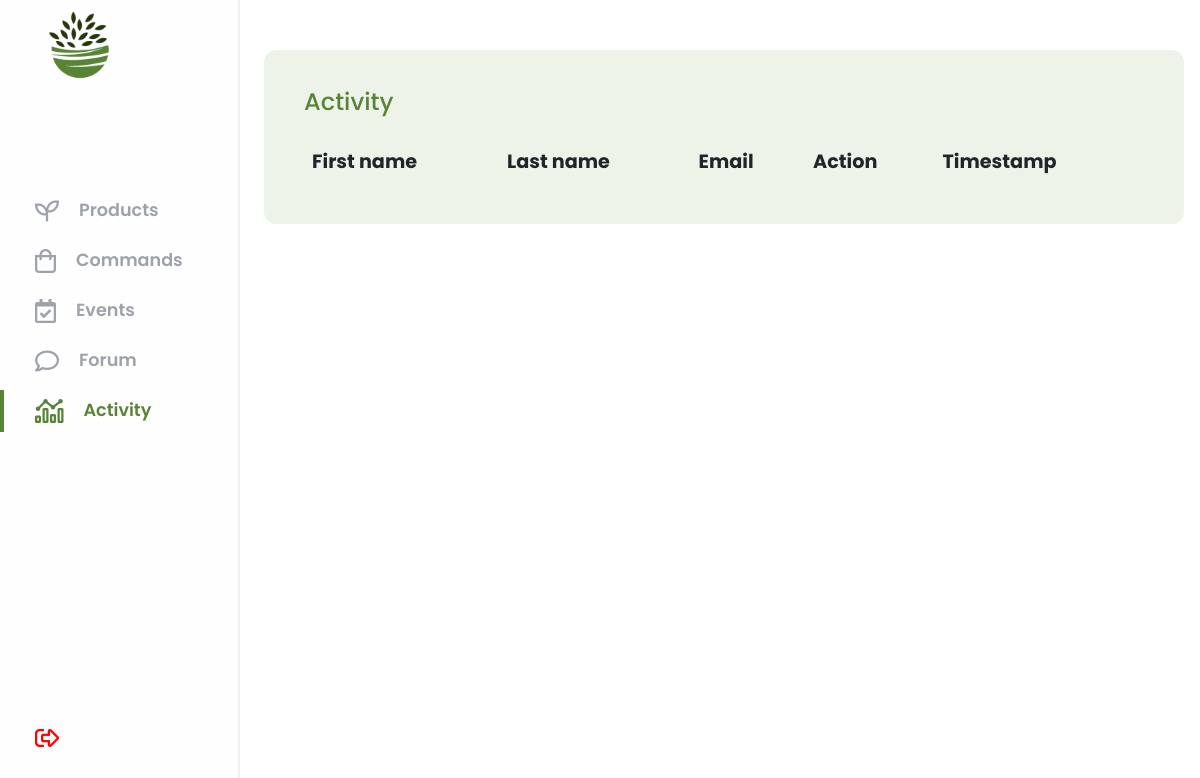
The page /admin-dashboard/dashboard.php?page=activity-panel (signed in) on the database as committed earlier.
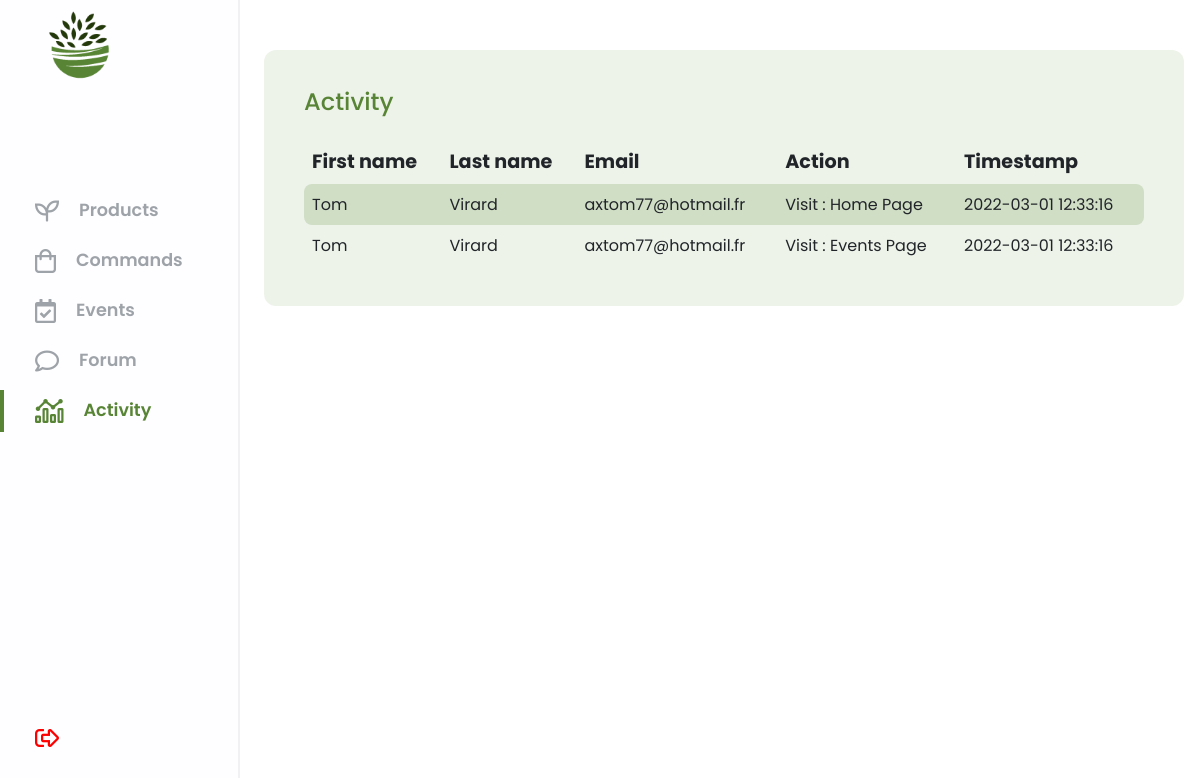
The same page on the database as committed later.
### tables this page shows
CREATE TABLE activity_log(
   visit_log_id INT AUTO_INCREMENT,
   action VARCHAR(50)  NOT NULL,
   created_at DATETIME NOT NULL,
   customer_id INT NOT NULL,
   PRIMARY KEY(visit_log_id),
   FOREIGN KEY(customer_id) REFERENCES customer(customer_id)
);

CREATE TABLE customer(
   customer_id INT AUTO_INCREMENT,
   firstname VARCHAR(50)  NOT NULL,
   lastname VARCHAR(50)  NOT NULL,
   email VARCHAR(255)  NOT NULL,
   password VARCHAR(64)  NOT NULL,
   vkey VARCHAR(32)  NOT NULL,
   verified TINYINT NOT NULL,
   registration_date DATETIME NOT NULL,
   update_date DATETIME NOT NULL,
   PRIMARY KEY(customer_id)
);

### database/DBController.php (called while the page is built, shortened)
<?php
class DBController
{
    protected $host = 'localhost';
    protected $user = 'root';
    protected $pwd = '95ATfgkqw5Ug';
    protected $database = 'tropicalinterior';
    public function __construct()
    {
        $this->con = mysqli_connect($this->host, $this->user, $this->pwd, $this->database);
    }
}
?>

### utilities.php (called while the page is built, shortened)
<?php
    function debug_to_console($data) {
        $output = $data;
    }
    require(__DIR__."/database/DBController.php");
    $db = new DBController();
    require(__DIR__."/database/CustomRequest.php");
    $customRequest = new CustomRequest($db);
?>

### database/CustomRequest.php (called while the page is built, shortened)
<?php
    class CustomRequest
    {
        public $db = null;
        public function __construct(DBController $db)
        {
            $this->db = $db;
        }
        public function getData($query)
        {
            $result = $this->db->con->query($query);
            $resultArray = array();
            while($item = mysqli_fetch_array($result, MYSQLI_ASSOC))
            {
                $resultArray[] = $item;
            }
            return $resultArray;
        }
    }
?>

### admin-dashboard/pages/activity-panel.php (the view)
<div class="activity_main_container">
    <p class="activity_title">Activity</p>
    <?php
        $logs = $customRequest->getData(
            "SELECT c.firstname, c.lastname, c.email, a.action, a.created_at AS timestamp
             FROM activity_log a
             LEFT JOIN (customer c) ON (c.customer_id = a.customer_id)
             LIMIT 100;
            ");
    ?>
    <table class="table_content">
        <thead class="table_head">
            <th class="head_item">First name</th>
            <th class="head_item">Last name</th>
            <th class="head_item">Email</th>
            <th class="head_item">Action</th>
            <th class="head_item">Timestamp</th>
        </thead>
        <tbody class="table_body">
            <?php foreach($logs as $log) {?>
            <tr class="body_item">
                <td class="body_item_info"><?php echo $log['firstname'] ?></td>
                <td class="body_item_info"><?php echo $log['lastname'] ?></td>
                <td class="body_item_info"><?php echo $log['email'] ?></td>
                <td class="body_item_info"><?php echo $log['action'] ?></td>
                <td class="body_item_info"><?php echo $log['timestamp'] ?></td>
            </tr>
            <?php } ?>
        </tbody>
    </table>
</div>

### admin-dashboard/dashboard.php (shortened to what this page needs)
<?php require_once('./../utilities.php') ?>
<html>
<head>
    <link href="https://cdn.jsdelivr.net/npm/bootstrap@5.1.3/dist/css/bootstrap.min.css" rel="stylesheet"
>
    <link rel="stylesheet" href="/website/css/reset.css">
    <link rel="stylesheet" href="/website/css/all.css">
    <link rel="stylesheet" href="/admin-dashboard/css/dashboard.css">
    <link rel="stylesheet" href="/admin-dashboard/css/navbar.css">
    <link rel="stylesheet" href="/admin-dashboard/css/product-panel.css">
    <link rel="stylesheet" href="/admin-dashboard/css/command-panel.css">
    <link rel="stylesheet" href="/admin-dashboard/css/event-panel.css">
    <link rel="stylesheet" href="/admin-dashboard/css/forum-panel.css">
    <link rel="stylesheet" href="/admin-dashboard/css/activity-panel.css">
</head>
<body>
    <div class="dashboard_container">
        <?php include './components/navbar.php'; ?>
        <div class="main_content">
            <?php
                if (isset($_SESSION['adminLoggedInToTropicalInterior.shop']) && $_SESSION['adminLoggedInToTropicalInterior.shop'] == true) {
                    if($_GET['page'] == "product-panel")
                        include('./pages/product-panel.php');
                    else if($_GET['page'] == "command-panel")
                        include('./pages/command-panel.php');
                    else if($_GET['page'] == "event-panel")
                        include('./pages/event-panel.php');
                    else if($_GET['page'] == "forum-panel")
                        include('./pages/forum-panel.php');
                    else if($_GET['page'] == "activity-panel")
                        include('./pages/activity-panel.php');
                }
                else
                {
                    header('Location: ./login.php');
                    exit;
                }
            ?>
        </div>
    </div>
</body>
</html>

### admin-dashboard/components/navbar.php
<div class="navbar-container">
    <img class="navbar-logo" width="90px" height="90px" src="/website/graphics/img/logo.png" alt="logo">
    <div class="navbar_item_container">
        <?php
            function isNavbarButtonSelected($getName)
            {
                echo $_GET['page'] == $getName ? "selected" : "";
            }
        ?>
        <a href="/admin-dashboard/dashboard.php?page=product-panel">
            <div class="navbar_item <?php isNavbarButtonSelected("product-panel"); ?>">
                <i class="navbar_item_image far fa-seedling"></i>
                <h2 class="navbar_item_title selected">Products</h2>
            </div>
        </a>
        <a href="/admin-dashboard/dashboard.php?page=command-panel">
            <div class="navbar_item <?php isNavbarButtonSelected("command-panel"); ?>">
                <i class="navbar_item_image far fa-shopping-bag"></i>
                <h2 class="navbar_item_title">Commands</h2>
            </div>
        </a>
        <a href="/admin-dashboard/dashboard.php?page=event-panel">
            <div class="navbar_item <?php isNavbarButtonSelected("event-panel"); ?>">
                <i class="navbar_item_image far fa-calendar-check"></i>
                <h2 class="navbar_item_title">Events</h2>
            </div>
        </a>
        <a href="/admin-dashboard/dashboard.php?page=forum-panel">
            <div class="navbar_item <?php isNavbarButtonSelected("forum-panel"); ?>">
                <i class="navbar_item_image far fa-comment"></i>
                <h2 class="navbar_item_title">Forum</h2>
            </div>
        </a>
        <a href="/admin-dashboard/dashboard.php?page=activity-panel">
            <div class="navbar_item <?php isNavbarButtonSelected("activity-panel"); ?>">
                <i class="navbar_item_image far fa-analytics"></i>
                <h2 class="navbar_item_title">Activity</h2>
            </div>
        </a>
    </div>
    <a class="exit_button" href="/admin-dashboard/login.php?session=logout">
        <i class="exit_icon far fa-sign-out-alt"></i>
    </a>
</div>

### admin-dashboard/css/dashboard.css (style rules this page uses)
.main_content { margin-left: 22vw; padding: 50px 0px 50px 0px; display: flex; justify-content: center; align-items: center; position: absolute; }

### admin-dashboard/css/navbar.css (style rules this page uses)
.navbar-container { display: flex; flex-direction: column; position: fixed; top: 0px; height: 100vh; width: 20vw; border-right: 2px solid rgba(0, 0, 0, 0.05); background-color: #fefdff; }
.navbar-logo { margin-bottom: 100px; margin-left: 35px; }
.navbar_item { height: 42px; margin-bottom: 8px; display: flex; align-items: center; padding-left: 35px; }
.navbar_item.selected { padding-left: 31px; border-left: 4px solid #588535; }
.navbar_item_image { margin-right: 20px; font-size: 1.5rem; color: #9da3a8; }
.navbar_item_title { font-size: 1.1rem; font-weight: 600; color: #9da3a8; }
.navbar_item.selected > .navbar_item_image, .navbar_item.selected > .navbar_item_title { color: #588535; }
.exit_button { margin-top: auto; margin-bottom: 50px; }
.exit_icon { font-size: 1.5rem; margin-left: 35px; color: #ff0000; }

### admin-dashboard/css/activity-panel.css (style rules this page uses)
.activity_main_container { display: flex; flex-direction: column; justify-content: center; background-color: rgba(88, 133, 53, 0.1); padding: 40px; border-radius: 12px; }
.activity_title { font-size: 1.5rem; margin-bottom: 25px; font-weight: 500; color: #588535; }
.table_content { width: 70vw; }
.head_item { font-size: 1.2rem; }
.body_item_info, .head_item { padding: 8px; }
.table_body tr:nth-child(odd) { background-color: rgba(88, 133, 53, 0.2); }
.body_item_info:first-child { border-top-left-radius: 8px; border-bottom-left-radius: 8px; }
.body_item_info:last-child { border-top-right-radius: 8px; border-bottom-right-radius: 8px; }

Rows that differ between the two databases and show on the page:
added activity_log: customer.firstname "Tom", customer.lastname "Virard", customer.email "axtom77@hotmail.fr", action "Visit : Home Page", created_at "2022-03-01 12:33:16"
added activity_log: customer.firstname "Tom", customer.lastname "Virard", customer.email "axtom77@hotmail.fr", action "Visit : Events Page", created_at "2022-03-01 12:33:16"
